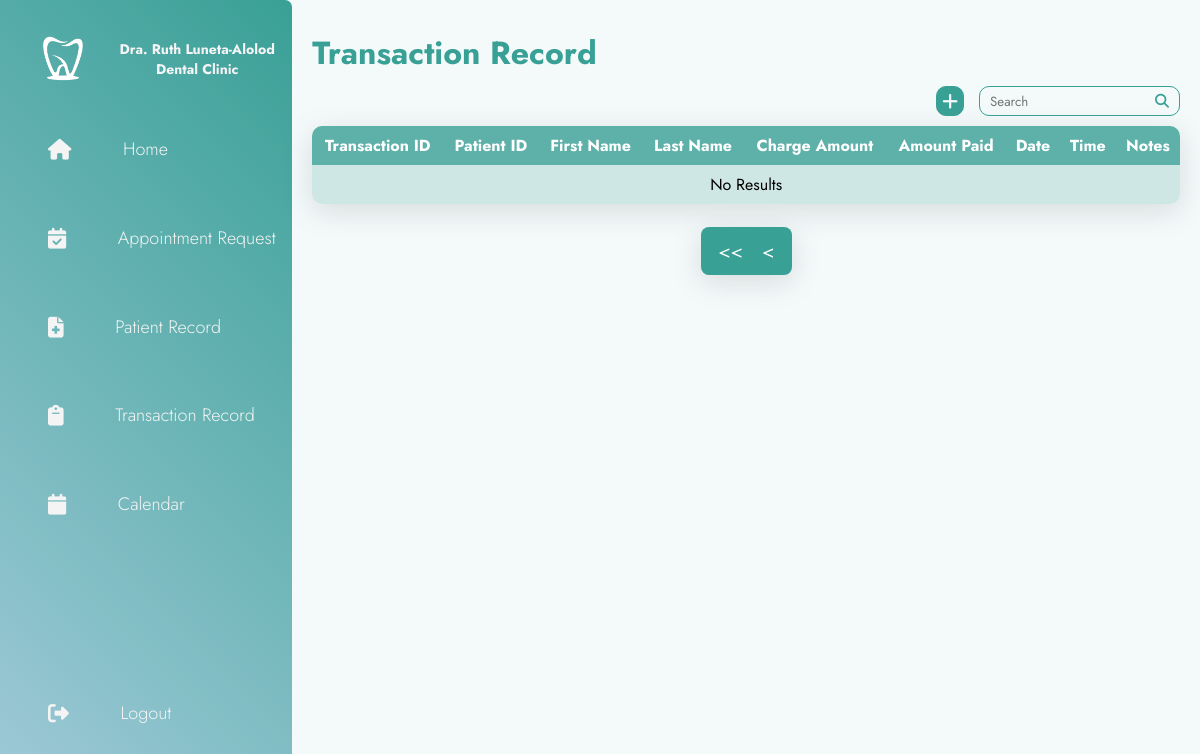
The page /pages/transaction.php?&page=2 (signed in) on the database as committed earlier.
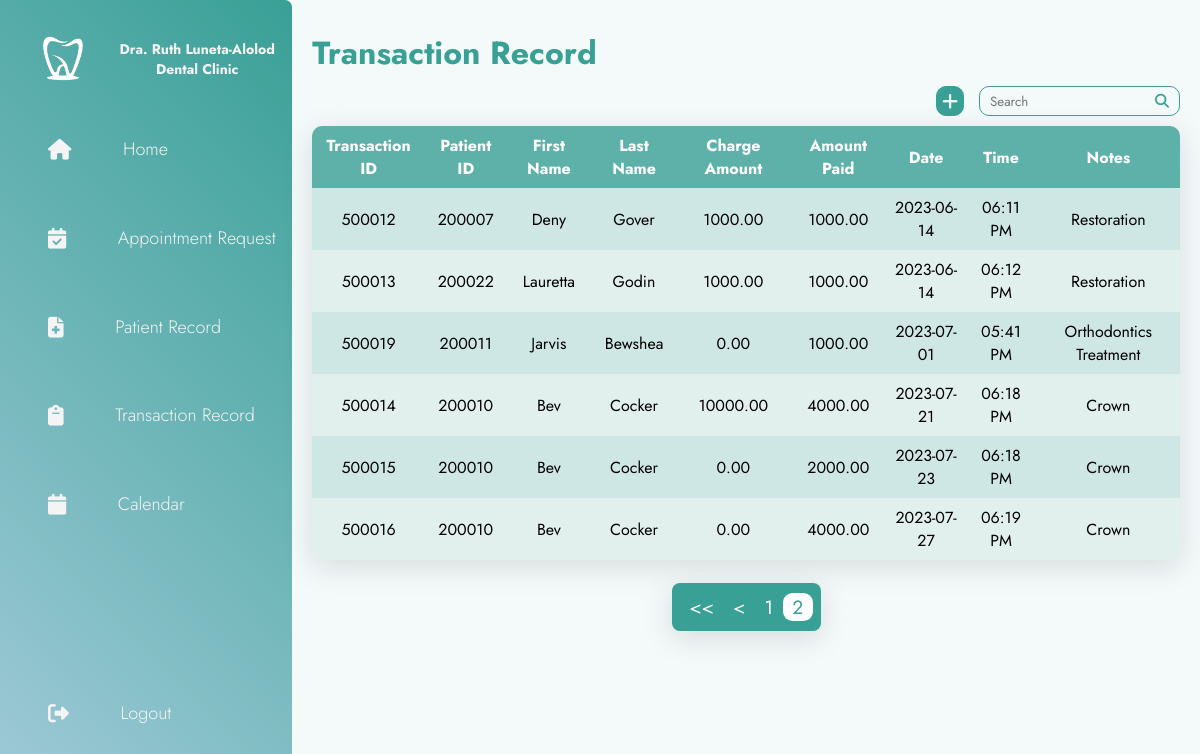
The same page on the database as committed later.
### tables this page shows
CREATE TABLE `transactions` (
  `transactionID` int(10) NOT NULL,
  `patientID` int(10) DEFAULT NULL,
  `transChargeAmount` decimal(15,2) DEFAULT NULL,
  `transAmountPaid` decimal(15,2) DEFAULT NULL,
  `transDate` date DEFAULT NULL,
  `transTime` time DEFAULT current_timestamp(),
  `transNotes` text DEFAULT NULL
);

CREATE TABLE `patients` (
  `patientID` int(10) NOT NULL,
  `patientFirstName` varchar(30) DEFAULT NULL,
  `patientLastName` varchar(30) DEFAULT NULL,
  `patientAge` int(11) DEFAULT NULL,
  `patientSex` varchar(10) DEFAULT NULL,
  `patientMobileNo` varchar(15) DEFAULT NULL,
  `patientEmail` varchar(70) DEFAULT NULL,
  `patientAddress` varchar(100) DEFAULT NULL,
  `patientOccupation` varchar(30) DEFAULT NULL,
  `patientBalance` decimal(15,2) DEFAULT 0.00,
  `patientStatus` varchar(15) DEFAULT 'Not Verified'
);

### pages/transaction.php (the view, shortened to what this page needs)
<?php
    include("../phpFiles/dbConnect.php");
    $searchKeyword = isset($_GET['searchKeyword']) ? $_GET['searchKeyword'] : '';
    $recordPerPage = 13;
      if (isset($_GET["page"])) {
          $page = $_GET["page"];
      }
      else {
          $page = 1;
      }
    $startPage = ($page-1) * $recordPerPage;
    $sql = "SELECT transactions.transactionID, transactions.patientID, patients.patientFirstName, patients.patientLastName, transactions.transChargeAmount, transactions.transAmountPaid, transactions.transTime, transactions.transDate, transactions.transNotes, patients.patientBalance
            FROM transactions
            JOIN patients on patients.patientID = transactions.patientID";
    $sql .= "  ORDER BY transactions.transDate, transactions.transTime ASC LIMIT $startPage, $recordPerPage;";
    $result = $conn->query($sql);
?>
<!DOCTYPE html>
<html lang="en">
<head>
    <link rel="stylesheet" href="../styles/transaction.css">
    <?php include('header.php'); ?>
</head>
<body>
    <div class="container">
        <?php
            if($_SESSION["accRole"] == "Admin"){
                include('adminSidebar.php');
            }else{
                include('sidebar.php');
            }
        ?>
        <main>
            <h1>Transaction Record</h1>
            <div class="main-content">
                <div class="contain">
                    <div class="button">
                        <a href="addTransaction.php"><i class="fa-solid fa-plus"></i></a>
                    </div>
                    <form action="<?php echo htmlspecialchars($_SERVER["PHP_SELF"]); ?>" method="get" class="search">
                        <input type="text" placeholder="Search" name="searchKeyword">
                        <i class="fa-solid fa-magnifying-glass"></i>
                    </form>
                </div>
                <div class="table-container">
                    <?php
                        echo "<table>";
                        echo "<tr>";
                        echo "<th>Transaction ID</th>";
                        echo "<th>Patient ID</th>";
                        echo "<th>First Name</th>";
                        echo "<th>Last Name</th>";
                        echo "<th>Charge Amount</th>";
                        echo "<th>Amount Paid</th>";
                        echo "<th>Date</th>";
                        echo "<th>Time</th>";
                        echo "<th>Notes</th>";
                        echo "</tr>";
                        if ($result->num_rows > 0){
                            while ($row = $result->fetch_assoc()){
                                echo "<tr>";
                                echo "<td>" . $row["transactionID"] . "</td>";
                                echo "<td>" . $row["patientID"] . "</td>";
                                echo "<td>" . $row["patientFirstName"] . "</td>";
                                echo "<td>" . $row["patientLastName"] . "</td>";
                                echo "<td>" . $row["transChargeAmount"] . "</td>";
                                echo "<td>" . $row["transAmountPaid"] . "</td>";
                                echo "<td>" . $row["transDate"] . "</td>";
                                echo "<td>" . date("h:i A",strtotime($row["transTime"])) . "</td>";
                                echo "<td>" . $row["transNotes"] . "</td>";
                                echo "</tr>";
                            }
                            echo "</table><br>";
                        }else{
                            echo "<tr><td colspan = '9' id = 'noRes'>No Results</td></tr>";
                            echo "</table><br>";
                        }
                    ?>
                </div>
                <div class = "paginationCont">
                    <div class = "paginationMain">
                        <?php
                            $query = "SELECT COUNT(*) FROM transactions JOIN patients on patients.patientID = transactions.patientID";
                            $baseUrl = "transaction.php";
                            if (!empty($searchKeyword)) {
                                $query .= " WHERE transactions.transactionID LIKE '%$searchKeyword%' OR transactions.patientID LIKE '%$searchKeyword%' OR patients.patientFirstName LIKE '%$searchKeyword%' OR patients.patientLastName LIKE '%$searchKeyword%' OR transactions.transDate LIKE '%$searchKeyword%' OR transactions.transNotes LIKE '%$searchKeyword%'";
                                $baseUrl .= "?searchKeyword=$searchKeyword";
                            }else{
                                $baseUrl .= "?";
                            }
                            include("../pages/pagination.php");
                        ?>
                    </div>
                </div>
            </div>
        </main>
    </div>
</body>
</html>

### pages/header.php (shortened to what this page needs)
<link rel="stylesheet" href="https://cdnjs.cloudflare.com/ajax/libs/font-awesome/6.4.2/css/all.min.css" />

### pages/sidebar.php (shortened to what this page needs)
<head>
    <link rel="stylesheet" type="text/css" href="../styles/sidebar.css"/>
    <?php include("../pages/header.php");?>
</head>
<nav>
    <div class="logo">
        <img src="../images/logoDashboard.png">
        <span class="nav-item">Dra. Ruth Luneta-Alolod<br>Dental Clinic</span>
    </div>
    <ul class="menu">
        <li>
            <a href="dashboard.php">
                <i class="fa-solid fa-house"></i>
                <span>Home</span>
            </a>
        </li>
        <li>
            <a href="appointmentRequest.php">
                <i class="fas fa-calendar-check"></i>
                <span>Appointment Request</span>
            </a>
        </li>
        <li>
            <a href="patientRecord.php">
                <i class="fa-solid fa-file-medical"></i>
                <span>Patient Record</span>
            </a>
        </li>
        <li>
            <a href="transaction.php">
                <i class="fas fa-clipboard"></i>
                <span>Transaction Record</span>
            </a>
        </li>
        <li>
            <a href="calendarAppointment.php">
                <i class="fas fa-calendar"></i>
                <span>Calendar</span>
            </a>
        </li>
        <li class="logout">
            <a href="logout.php">
                <i class="fas fa-sign-out-alt"></i>
                <span>Logout</span>
            </a>
        </li>
    </ul>
</nav>

### pages/pagination.php (shortened to what this page needs)
<?php
include("../phpFiles/dbConnect.php");
$query .= ";";
$countRes = mysqli_query($conn, $query);
$row = mysqli_fetch_row($countRes);
$totalRecords = $row[0];
$totalPages = ceil($totalRecords / $recordPerPage);
$start = max(1, $page - 2);
$end = min($start + 4, $totalPages);
    if ($totalPages - $page < 4) {
        $start = max(1, $totalPages - 4);
        $end = $totalPages;
    }
    if($page>=2){
        echo "<a class = 'notActive' href='$baseUrl&page=1'> << </a>";
        echo "<a class = 'notActive' href='$baseUrl&page=".($page-1)."'> < </a>";
    }
    for ($i=$start; $i<=$end; $i++) {
        if ($i == $page) {
            $status = 'active';
        }
        else {
            $status = 'notActive';
        }
        echo "<a class = '$status' href='$baseUrl&page=".$i."'><p>".$i."</p></a>";
    }
?>

### styles/transaction.css (style rules this page uses)
:root { --bg: #f4fafa; --bg-darker: #eaf4f3; --teal: #38a095; --lightgreen: #cce1df; --lightblue: #90cac4; --blue: #8edaf1; }
* { margin: 0; padding: 0; outline: none; border: none; text-decoration: none; box-sizing: border-box; font-family: "Jost", sans-serif; }
body { background: var(--bg); }
.container { display: flex; }
main { position: relative; padding: 20px; width: calc(100% - 100px); }
.contain { height: 30px; display: flex; justify-content: flex-end; gap: 15px; }
.button, .search { font-size: 1.2em; background: none; }
.search { display: flex; border: 1px solid var(--teal); border-radius: 10px; padding-left: 10px; }
.search input { background: none; }
.search i { color: var(--teal); font-size: 14px; padding: 0 10px 0 5px; align-self: center; }
.button { background: var(--teal); border: 1px solid var(--teal); border-radius: 10px; padding: 0 5px; }
.button a, .button input { font-size: 18px; color: var(--bg); text-align:center }
h1 { padding: 10px 0; color: var(--teal); }
.main-content { text-align: center; }
table { overflow: hidden; border-radius: 10px; margin-top: 10px; border-collapse: collapse; width: 100%; box-shadow: rgba(100, 100, 111, 0.2) 0px 7px 29px 0px; }
th, td { padding: 8px; text-align: center; word-wrap: break-word; }
th { background-color: #5EB1A9; color: white; }
tr:nth-child(even) { background-color: #CFE7E4; }
tr:nth-child(odd) { background-color: #E1EFED; }
.paginationCont { display: flex; justify-content: center; align-items: center; }
.paginationMain { display: flex; justify-content: center; align-items: center; height: 3em; border-radius: 0.5rem; background-color: #38a095; color: white; box-shadow: rgba(100, 100, 111, 0.2) 0px 7px 29px 0px; padding: 0.5em }
.paginationMain a { font-size: 1.2em; border-radius: 0.5em; padding-inline: 0.5em; }
.active { color: #38a095; background-color: white; }
.notActive { background-color: #38a095; color: white; }

### styles/sidebar.css (style rules this page uses)
* { font-family: 'Jost', sans-serif; }
:root { --green: #39a096; --lightblue: #a0cad8; --white: #f4f4f4; --darkwhite: #f4fafa; }
nav { position: sticky; top: 0; left: 0; bottom: 0; width: 110px; height: 100vh; padding: 1rem; color: var(--green); overflow: hidden; transition: all 0.5s linear; background: linear-gradient(45deg, var(--lightblue), var(--green)); border-top-right-radius: 7px; border-bottom-right-radius: 7px; }
nav span { white-space: nowrap; font-size: 18px; padding: 10px; font-weight: 300; }
.logo { position: relative; height: 85px; padding: 1rem; display: flex; align-items: center; text-align: center; gap: 1.7rem; margin-left: 0.6rem; }
.logo img { height: 85%; }
.logo span { font-size: 14px; font-weight: bold; padding: 0.5rem; color: var(--white); }
.menu { height: 85%; position: relative; list-style: none; }
.menu li { padding: 1.5rem; margin: 0.5rem; border-top-left-radius: 50px; border-bottom-left-radius: 50px; line-height: 0.8rem; width: 500px; }
.menu li a { color: var(--white); font-size: 14px; display: flex; align-items: center; gap: 2.6rem; }
.menu li a i { font-size: 1.3rem; }
.logout { position: absolute; bottom: 0; left: 0; width: calc(100% - 1rem); }

Rows that differ between the two databases and show on the page:
added transactions: transactionID "500012", patientID "200007", patientID.patientFirstName "Deny", patientID.patientLastName "Gover", transChargeAmount "1000.00", transAmountPaid "1000.00", transDate "2023-06-14", transTime "06:11 PM", transNotes "Restoration"
added transactions: transactionID "500013", patientID "200022", patientID.patientFirstName "Lauretta", patientID.patientLastName "Godin", transChargeAmount "1000.00", transAmountPaid "1000.00", transDate "2023-06-14", transTime "06:12 PM", transNotes "Restoration"
added transactions: transactionID "500019", patientID "200011", patientID.patientFirstName "Jarvis", patientID.patientLastName "Bewshea", transChargeAmount "0.00", transAmountPaid "1000.00", transDate "2023-07-01", transTime "05:41 PM", transNotes "Orthodontics Treatment"
added transactions: transactionID "500014", patientID "200010", patientID.patientFirstName "Bev", patientID.patientLastName "Cocker", transChargeAmount "10000.00", transAmountPaid "4000.00", transDate "2023-07-21", transTime "06:18 PM", transNotes "Crown"
added transactions: transactionID "500015", patientID "200010", patientID.patientFirstName "Bev", patientID.patientLastName "Cocker", transChargeAmount "0.00", transAmountPaid "2000.00", transDate "2023-07-23", transTime "06:18 PM", transNotes "Crown"
added transactions: transactionID "500016", patientID "200010", patientID.patientFirstName "Bev", patientID.patientLastName "Cocker", transChargeAmount "0.00", transAmountPaid "4000.00", transDate "2023-07-27", transTime "06:19 PM", transNotes "Crown"
Other text that changed with them:
new list line: "1"
new list line: "2"
text no longer shown: "No Results"
